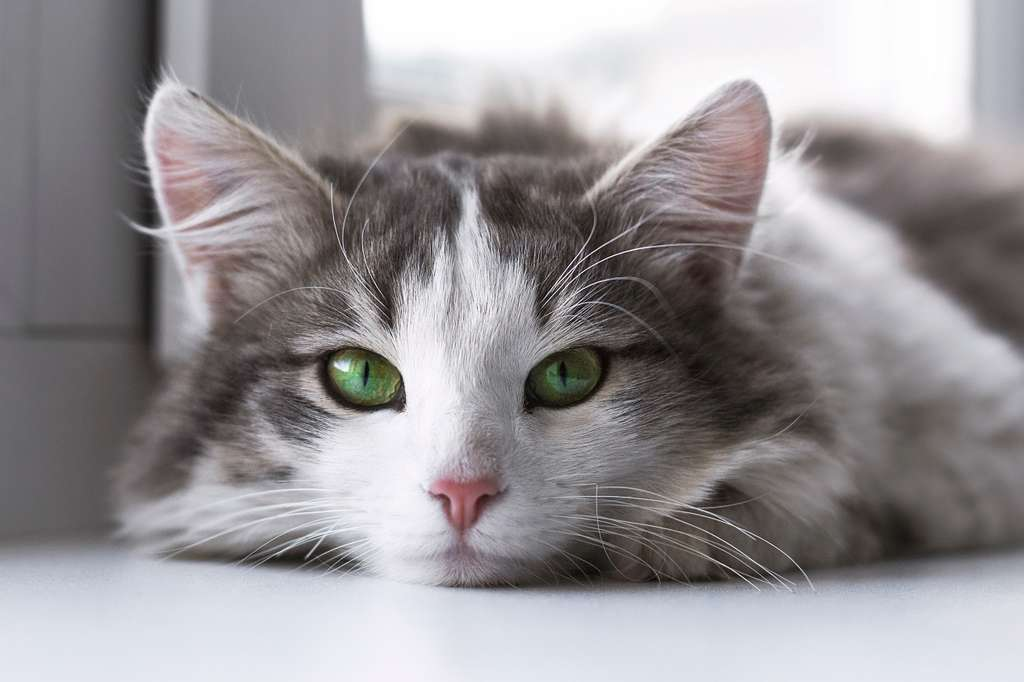
#> input picture lab1/cat.jpg, 1024 x 682 px
$ jupyter execute lab1.ipynb   (shell and % lines are left out)   (older library calls are emulated)
#> lines starting #> are read from the running program, lines starting #| are printed output that depends on the picture; after the words box and inside, x2 and y2 are one past the last pixel; in counts of white or black regions, pixels touching at a corner belong together
[cell 1]
import cv2
import numpy as np
import matplotlib.pyplot as plt
from PIL import Image
import os

[cell 2]
output_dir = 'output_images'
os.makedirs(output_dir, exist_ok=True)

[cell 3]
img = cv2.imread('cat.jpg', cv2.IMREAD_UNCHANGED)
#> img is the input picture: shape (682, 1024, 3); mean B, G, R 150.8, 147.8, 151.7

print('shape:', img.shape)
#| shape: (682, 1024, 3)
print('dtype:', img.dtype)
#| dtype: uint8

[cell 4]
if img.ndim == 2:
    channels = 1
else:
    channels = img.shape[2]
#> channels = 3
print('channels:', channels)
#| channels: 3

[cell 5]
plt.figure(figsize=(8,6))
plt.imshow(cv2.cvtColor(img, cv2.COLOR_BGR2RGB))
plt.axis('off')
plt.title('Original')
plt.show()

[cell 6]
gray = cv2.cvtColor(img, cv2.COLOR_BGR2GRAY) if img.ndim==3 else img.copy()
cv2.imwrite(os.path.join(output_dir, 'cat_gray.jpg'), gray)

resized = cv2.resize(img, (512, 512), interpolation=cv2.INTER_AREA)
cv2.imwrite(os.path.join(output_dir, 'cat_resized.png'), resized)

plt.figure(figsize=(10,4))
plt.subplot(1,2,1)
plt.imshow(gray, cmap='gray')
plt.axis('off')
plt.title('Grayscale')
plt.subplot(1,2,2)
plt.imshow(cv2.cvtColor(resized, cv2.COLOR_BGR2RGB))
plt.axis('off')
plt.title('Resized 512x512')
plt.show()

[cell 7]
if img.ndim==3:
    b,g,r = cv2.split(img)
    zeros = np.zeros_like(b)

    b_col = cv2.merge([b,zeros,zeros])
    g_col = cv2.merge([zeros,g,zeros])
    r_col = cv2.merge([zeros,zeros,r])
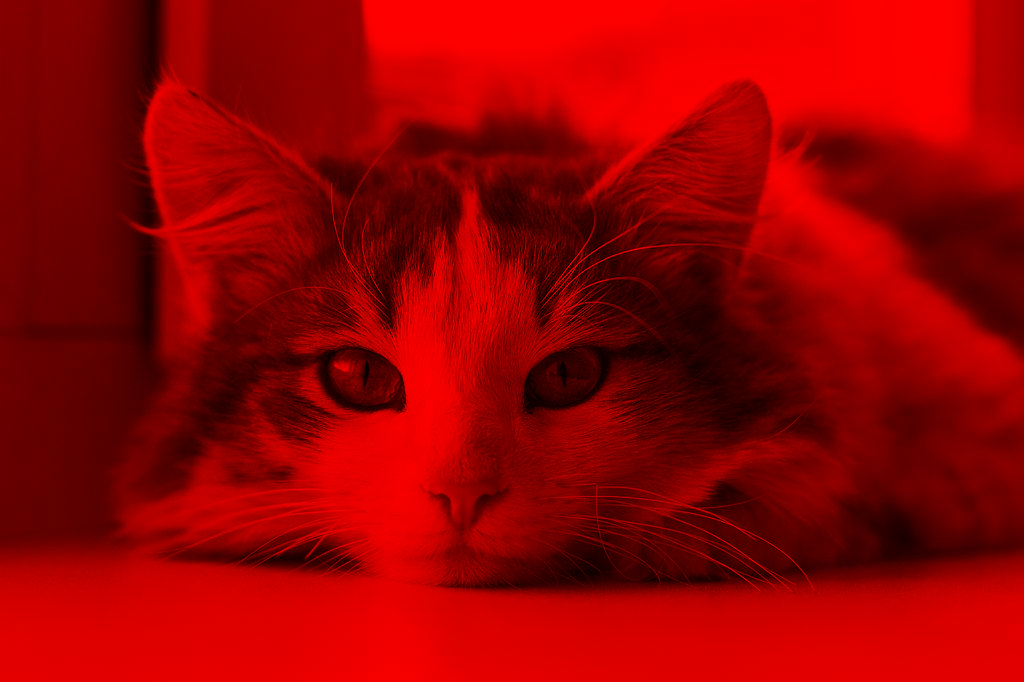
#> r_col: shape (682, 1024, 3); mean of channels 0, 1, 2 0, 0, 151.7; drawn as B, G, R

    plt.figure(figsize=(12,6))
    plt.subplot(2,3,1); plt.imshow(cv2.cvtColor(img, cv2.COLOR_BGR2RGB)); plt.axis('off'); plt.title('Original')
    plt.subplot(2,3,2); plt.imshow(b, cmap='gray'); plt.axis('off'); plt.title('Blue channel (gray)')
    plt.subplot(2,3,3); plt.imshow(g, cmap='gray'); plt.axis('off'); plt.title('Green channel (gray)')
    plt.subplot(2,3,4); plt.imshow(r, cmap='gray'); plt.axis('off'); plt.title('Red channel (gray)')
    plt.subplot(2,3,5); plt.imshow(cv2.cvtColor(b_col, cv2.COLOR_BGR2RGB)); plt.axis('off'); plt.title('Blue visual')
    plt.subplot(2,3,6); plt.imshow(cv2.cvtColor(g_col, cv2.COLOR_BGR2RGB)); plt.axis('off'); plt.title('Green visual')
    plt.show()

[cell 8]
plt.figure(figsize=(10,4))

if img.ndim==3:
    color = ('b','g','r')

    for i,col in enumerate(color):
        hist = cv2.calcHist([img],[i],None,[256],[0,256])
        plt.plot(hist, label=col)

    plt.legend()
    plt.title('Channel histograms (BGR)')
    plt.xlim([0,256])
    plt.show()
#> figure, not shown here; curve peaks at x = 253, y = 10455; curve peaks at x = 253, y = 9874; curve peaks at x = 253, y = 10458
else:
    hist = cv2.calcHist([img],[0],None,[256],[0,256])
    plt.plot(hist); plt.title('Grayscale histogram'); plt.xlim([0,256]); plt.show()

[cell 9]
x1,x2 = 300,500
y1,y2 = 325,625

h,w = img.shape[:2]
#> h = 682; w = 1024

x1,x2 = max(0,min(x1,w-1)), max(0,min(x2,w))
#> x1 = 300; x2 = 500
y1,y2 = max(0,min(y1,h-1)), max(0,min(y2,h))
#> y1 = 325; y2 = 625

roi = img[y1:y2, x1:x2].copy()
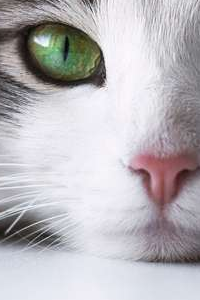
#> roi: shape (300, 200, 3); mean B, G, R 187.2, 182.9, 186
cv2.imwrite(os.path.join(output_dir, 'cat_roi.jpg'), roi)

roi_resized = cv2.resize(roi, (300,200), interpolation=cv2.INTER_CUBIC)
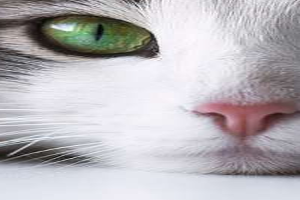
#> roi_resized: shape (200, 300, 3); mean B, G, R 187.2, 182.9, 186
cv2.imwrite(os.path.join(output_dir, 'cat_roi_resized.jpg'), roi_resized)

img_rect = img.copy()

cv2.rectangle(img_rect, (x1,y1),(x2,y2),(0,0,255),2)
#> img_rect: shape (682, 1024, 3); 0.43% of pixels changed, all inside (x1, y1, x2, y2) = (299, 324, 502, 627)

plt.figure(figsize=(10,4))
plt.subplot(1,3,1); plt.imshow(cv2.cvtColor(img_rect, cv2.COLOR_BGR2RGB)); plt.axis('off'); plt.title('Original with ROI')
plt.subplot(1,3,2); plt.imshow(cv2.cvtColor(roi, cv2.COLOR_BGR2RGB)); plt.axis('off'); plt.title('ROI')
plt.subplot(1,3,3); plt.imshow(cv2.cvtColor(roi_resized, cv2.COLOR_BGR2RGB)); plt.axis('off'); plt.title('ROI resized')
plt.show()

[cell 10]
(h,w) = img.shape[:2]
center = (w//2, h//2)
#> center = (512, 341)

M = cv2.getRotationMatrix2D(center, 45, 1.0)

rotated = cv2.warpAffine(img, M, (w,h), flags=cv2.INTER_LINEAR, borderMode=cv2.BORDER_REFLECT)
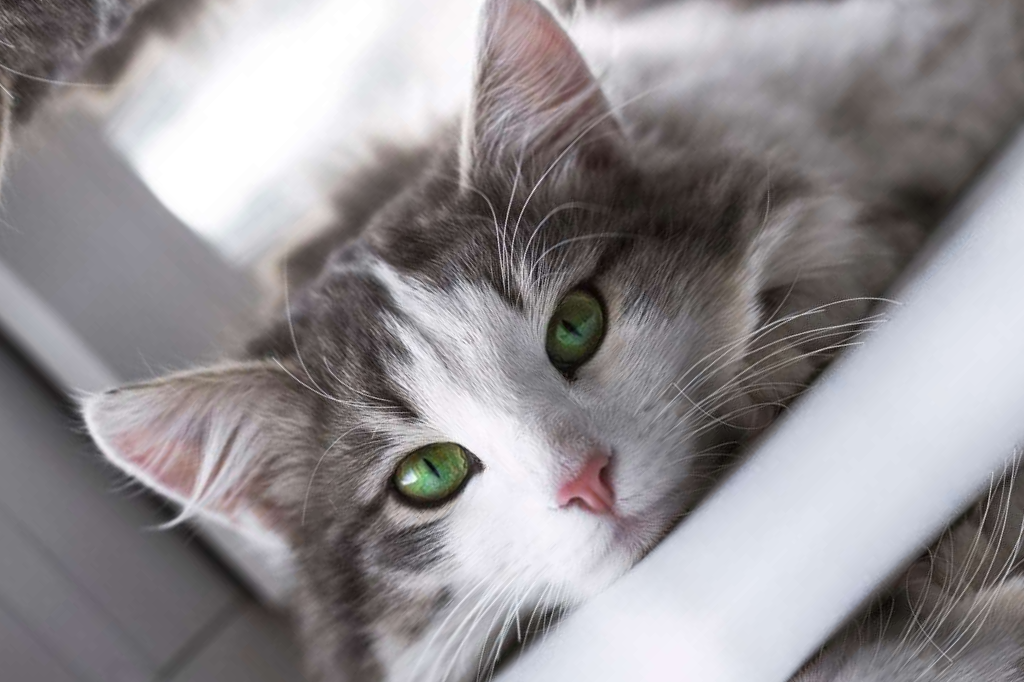
#> rotated: shape (682, 1024, 3); mean B, G, R 147, 144.2, 148.1
cv2.imwrite(os.path.join(output_dir, 'cat_rotated_45.jpg'), rotated)
plt.figure(figsize=(8,6)); plt.imshow(cv2.cvtColor(rotated, cv2.COLOR_BGR2RGB)); plt.axis('off'); plt.title('Rotated 45°'); plt.show()

[cell 11]
blur_avg = cv2.blur(img, (11,11))
blur_gauss = cv2.GaussianBlur(img, (11,11), 0)
blur_median = cv2.medianBlur(img, 11)
blur_bilat = cv2.bilateralFilter(img, 11, 35, 15)

cv2.imwrite(os.path.join(output_dir, 'cat_blur_avg.jpg'), blur_avg)
cv2.imwrite(os.path.join(output_dir, 'cat_blur_gauss.jpg'), blur_gauss)
cv2.imwrite(os.path.join(output_dir, 'cat_blur_median.jpg'), blur_median)
cv2.imwrite(os.path.join(output_dir, 'cat_blur_bilateral.jpg'), blur_bilat)

plt.figure(figsize=(12,8))
plt.subplot(2,2,1); plt.imshow(cv2.cvtColor(blur_avg, cv2.COLOR_BGR2RGB)); plt.axis('off'); plt.title('Average blur')
plt.subplot(2,2,2); plt.imshow(cv2.cvtColor(blur_gauss, cv2.COLOR_BGR2RGB)); plt.axis('off'); plt.title('Gaussian blur')
plt.subplot(2,2,3); plt.imshow(cv2.cvtColor(blur_median, cv2.COLOR_BGR2RGB)); plt.axis('off'); plt.title('Median blur')
plt.subplot(2,2,4); plt.imshow(cv2.cvtColor(blur_bilat, cv2.COLOR_BGR2RGB)); plt.axis('off'); plt.title('Bilateral filter')
plt.show()

[cell 12]
gauss_small = cv2.GaussianBlur(img, (3,3), 1)
usm = cv2.addWeighted(img, 3.6, gauss_small, -2.6, 0)
gray_for_lap = cv2.cvtColor(img, cv2.COLOR_BGR2GRAY)
lap = cv2.Laplacian(gray_for_lap, cv2.CV_16S, ksize=3)
lap_abs = cv2.convertScaleAbs(lap)
lap_bgr = cv2.cvtColor(lap_abs, cv2.COLOR_GRAY2BGR)
lap_sharp = cv2.addWeighted(img, 1.0, lap_bgr, 1.0, 0)
bilat_mask = cv2.bilateralFilter(img, 11, 35, 15)
usm_bilat = cv2.addWeighted(img, 3.6, bilat_mask, -2.6, 0)

cv2.imwrite(os.path.join(output_dir, 'cat_usm.jpg'), usm)
cv2.imwrite(os.path.join(output_dir, 'cat_lap_sharp.jpg'), lap_sharp)
cv2.imwrite(os.path.join(output_dir, 'cat_usm_bilat.jpg'), usm_bilat)

plt.figure(figsize=(12,4))
plt.subplot(1,3,1); plt.imshow(cv2.cvtColor(usm, cv2.COLOR_BGR2RGB)); plt.axis('off'); plt.title('USM')
plt.subplot(1,3,2); plt.imshow(cv2.cvtColor(lap_sharp, cv2.COLOR_BGR2RGB)); plt.axis('off'); plt.title('Laplacian sharpen')
plt.subplot(1,3,3); plt.imshow(cv2.cvtColor(usm_bilat, cv2.COLOR_BGR2RGB)); plt.axis('off'); plt.title('Bilateral + USM')
plt.show()
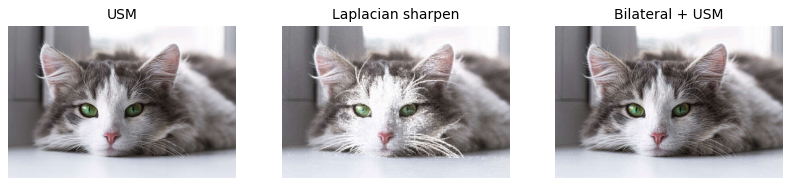
#> figure drawn by matplotlib, 3 panels

[cell 13]
gray = cv2.cvtColor(img, cv2.COLOR_BGR2GRAY) if img.ndim==3 else img.copy()
_, thresh = cv2.threshold(gray, 127, 255, cv2.THRESH_BINARY)
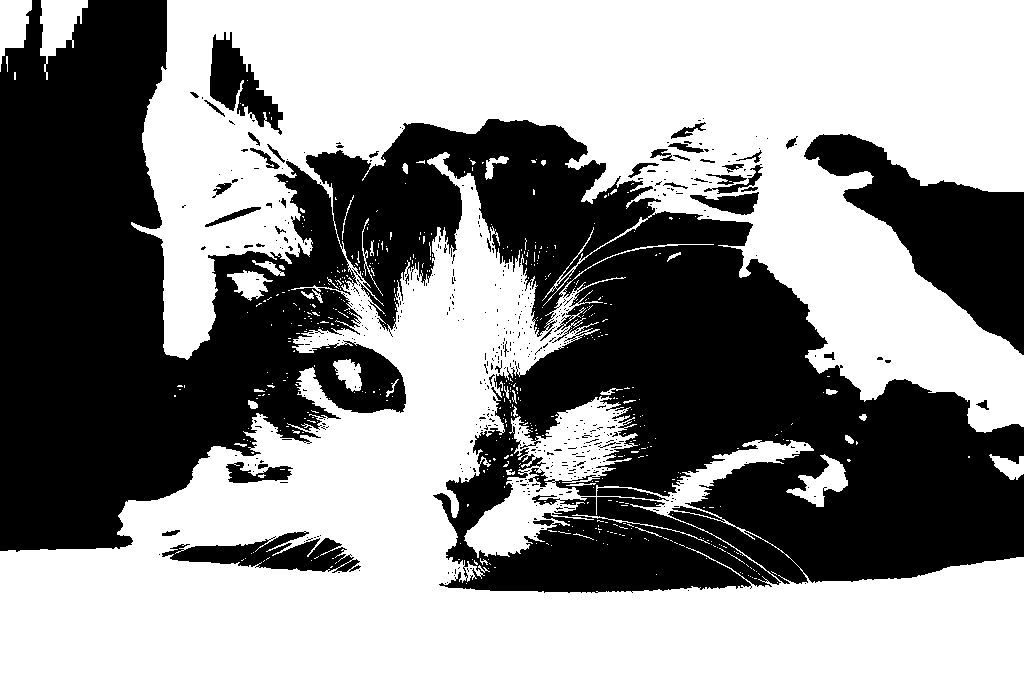
#> thresh: shape (682, 1024); 55.9% white; 506 black regions (462 under 20 px), largest, box (x1, y1, x2, y2) and area: (0, 0, 1024, 593) 274488, (804, 134, 1024, 355) 19706, (162, 531, 361, 573) 4050
canny = cv2.Canny(gray, 50, 150)
#> canny: shape (682, 1024); 6.2% white in thin lines or dots, all inside (x1, y1, x2, y2) = (120, 0, 846, 597)
ret_otsu, thresh_otsu = cv2.threshold(gray, 0, 255, cv2.THRESH_BINARY + cv2.THRESH_OTSU)
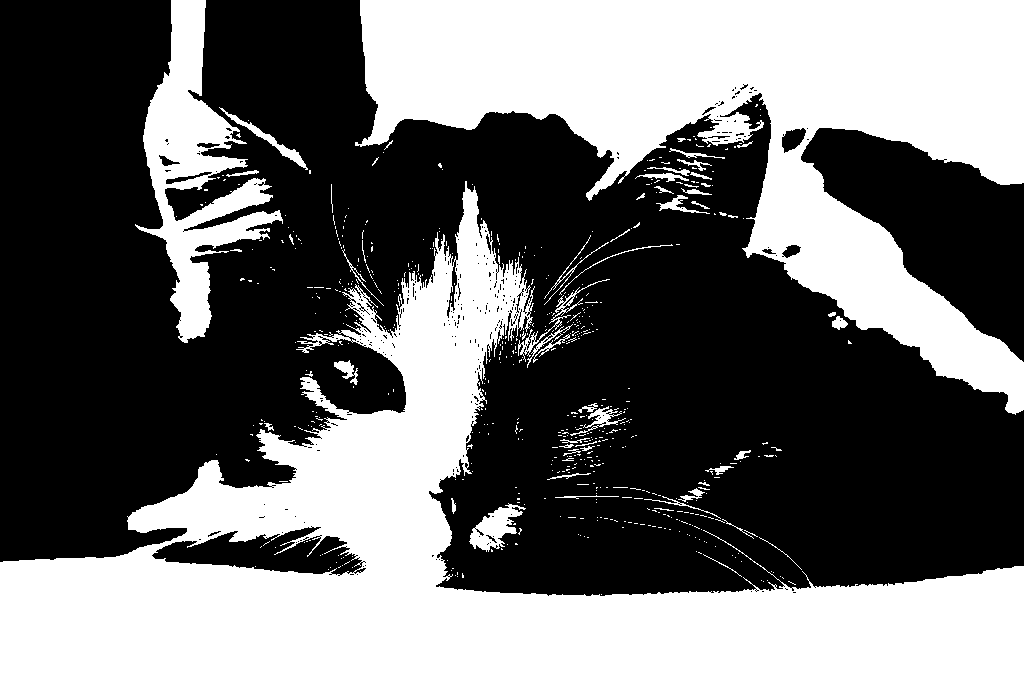
#> thresh_otsu: shape (682, 1024); 42.6% white; 589 white regions (533 under 20 px), largest, box (x1, y1, x2, y2) and area: (0, 181, 1024, 682) 157189, (355, 0, 1024, 415) 115106, (135, 0, 283, 343) 17220
#> ret_otsu = 157
canny_after_thresh = cv2.Canny(thresh_otsu, 50, 150)
#> canny_after_thresh: shape (682, 1024); 2.6% white in thin lines or dots, all inside (x1, y1, x2, y2) = (0, 0, 1024, 597)

cv2.imwrite(os.path.join(output_dir, 'cat_thresh_127.jpg'), thresh)
cv2.imwrite(os.path.join(output_dir, 'cat_thresh_otsu.jpg'), thresh_otsu)
cv2.imwrite(os.path.join(output_dir, 'cat_canny.jpg'), canny)
cv2.imwrite(os.path.join(output_dir, 'cat_canny_after_thresh.jpg'), canny_after_thresh)

plt.figure(figsize=(12,4))
plt.subplot(1,4,1); plt.imshow(thresh, cmap='gray'); plt.axis('off'); plt.title('Threshold 127')
plt.subplot(1,4,2); plt.imshow(thresh_otsu, cmap='gray'); plt.axis('off'); plt.title('Otsu')
plt.subplot(1,4,3); plt.imshow(canny, cmap='gray'); plt.axis('off'); plt.title('Canny 50-150')
plt.subplot(1,4,4); plt.imshow(canny_after_thresh, cmap='gray'); plt.axis('off'); plt.title('Canny after Otsu')
plt.show()

[cell 14]
sobel_x = np.array([[-1, 0, 1],
                    [-2, 0, 2],
                    [-1, 0, 1]])

print("Матриця фільтра Sobel X:")
print(sobel_x)

gray_for_conv = cv2.cvtColor(img, cv2.COLOR_BGR2GRAY) if img.ndim == 3 else img.copy()

def numpy_convolve2d(image, kernel):
    h, w = image.shape
#> h = 682; w = 1024
    kh, kw = kernel.shape
    pad_h, pad_w = kh // 2, kw // 2

    padded = np.pad(image, ((pad_h, pad_h), (pad_w, pad_w)), mode='edge')
    output = np.zeros_like(image, dtype=np.float32)

    for y in range(h):
        for x in range(w):
            region = padded[y:y+kh, x:x+kw]
            output[y, x] = np.sum(region * kernel)
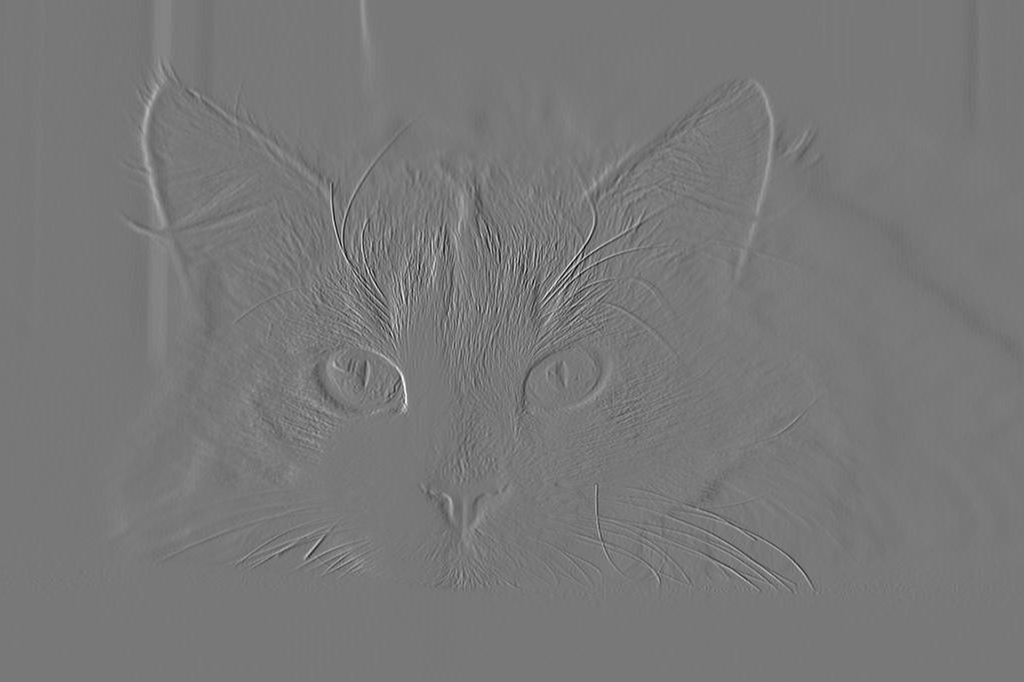
#> output: shape (682, 1024) float32; min -665, max 741, mean 0.1; drawn with min black and max white

    output = np.clip(np.abs(output), 0, 255).astype(np.uint8)
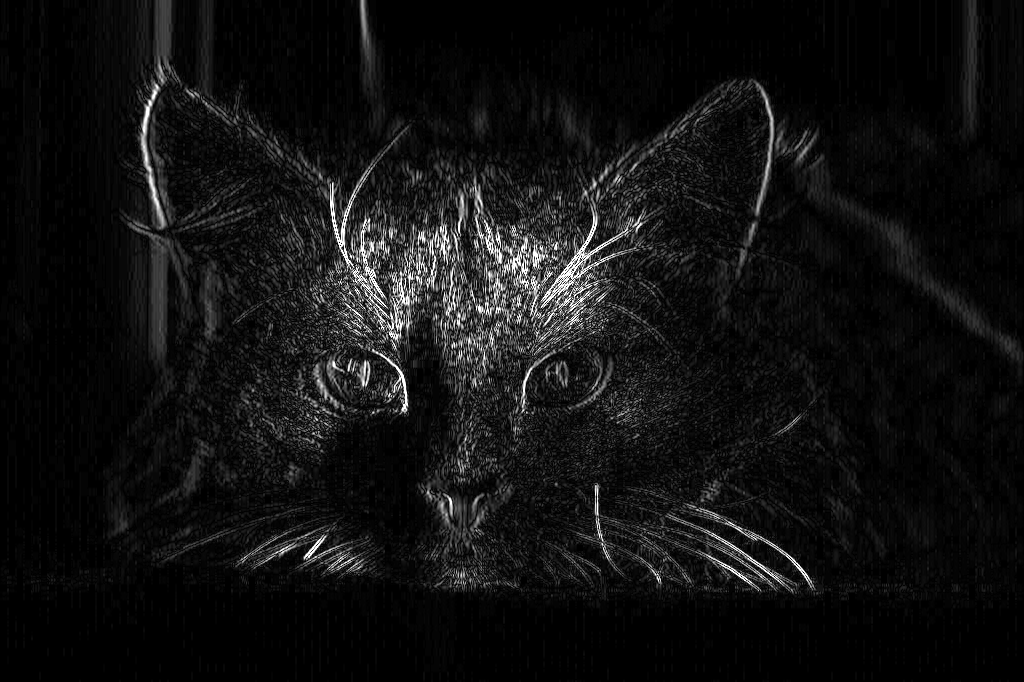
#> output: shape (682, 1024); min 0, max 255, mean 17.1
    return output

custom_conv_result = numpy_convolve2d(gray_for_conv, sobel_x)

opencv_conv_result = cv2.filter2D(gray_for_conv, cv2.CV_32F, sobel_x)
opencv_conv_result = np.clip(np.abs(opencv_conv_result), 0, 255).astype(np.uint8)

plt.figure(figsize=(15, 5))

plt.subplot(1, 3, 1)
plt.imshow(gray_for_conv, cmap='gray')
plt.title('Оригінал (Gray)')
plt.axis('off')

plt.subplot(1, 3, 2)
plt.imshow(custom_conv_result, cmap='gray')
plt.title('Згортка NumPy (Sobel X)')
plt.axis('off')

plt.subplot(1, 3, 3)
plt.imshow(opencv_conv_result, cmap='gray')
plt.title('cv2.filter2D (Sobel X)')
plt.axis('off')

plt.tight_layout()
plt.show()
